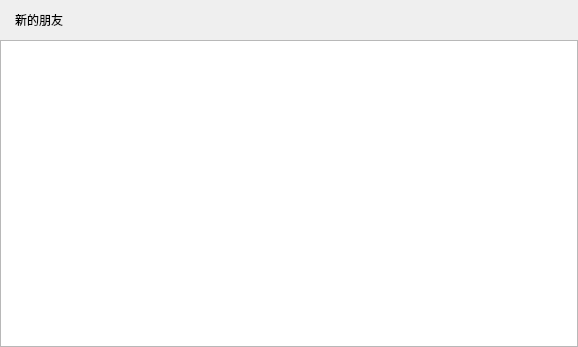
<?xml version="1.0" encoding="UTF-8"?>
<ui version="4.0">
 <class>ApplyFriendPage</class>
 <widget class="QWidget" name="ApplyFriendPage">
  <property name="geometry">
   <rect>
    <x>0</x>
    <y>0</y>
    <width>578</width>
    <height>347</height>
   </rect>
  </property>
  <property name="windowTitle">
   <string>Form</string>
  </property>
  <layout class="QVBoxLayout" name="verticalLayout">
   <property name="spacing">
    <number>0</number>
   </property>
   <property name="leftMargin">
    <number>0</number>
   </property>
   <property name="topMargin">
    <number>0</number>
   </property>
   <property name="rightMargin">
    <number>0</number>
   </property>
   <property name="bottomMargin">
    <number>0</number>
   </property>
   <item>
    <widget class="QWidget" name="friend_apply_widget" native="true">
     <layout class="QHBoxLayout" name="horizontalLayout">
      <property name="spacing">
       <number>0</number>
      </property>
      <property name="leftMargin">
       <number>0</number>
      </property>
      <property name="topMargin">
       <number>0</number>
      </property>
      <property name="rightMargin">
       <number>0</number>
      </property>
      <property name="bottomMargin">
       <number>0</number>
      </property>
      <item>
       <spacer name="horizontalSpacer_2">
        <property name="orientation">
         <enum>Qt::Horizontal</enum>
        </property>
        <property name="sizeType">
         <enum>QSizePolicy::Fixed</enum>
        </property>
        <property name="sizeHint" stdset="0">
         <size>
          <width>15</width>
          <height>20</height>
         </size>
        </property>
       </spacer>
      </item>
      <item>
       <widget class="QLabel" name="friend_apply_label">
        <property name="minimumSize">
         <size>
          <width>0</width>
          <height>40</height>
         </size>
        </property>
        <property name="maximumSize">
         <size>
          <width>16777215</width>
          <height>40</height>
         </size>
        </property>
        <property name="text">
         <string>新的朋友</string>
        </property>
       </widget>
      </item>
      <item>
       <spacer name="horizontalSpacer">
        <property name="orientation">
         <enum>Qt::Horizontal</enum>
        </property>
        <property name="sizeHint" stdset="0">
         <size>
          <width>524</width>
          <height>20</height>
         </size>
        </property>
       </spacer>
      </item>
     </layout>
    </widget>
   </item>
   <item>
    <widget class="QWidget" name="widget_2" native="true">
     <layout class="QVBoxLayout" name="verticalLayout_2">
      <property name="spacing">
       <number>0</number>
      </property>
      <property name="leftMargin">
       <number>0</number>
      </property>
      <property name="topMargin">
       <number>0</number>
      </property>
      <property name="rightMargin">
       <number>0</number>
      </property>
      <property name="bottomMargin">
       <number>0</number>
      </property>
      <item>
       <widget class="ApplyFriendList" name="apply_friend_listWidget"/>
      </item>
     </layout>
    </widget>
   </item>
  </layout>
 </widget>
 <customwidgets>
  <customwidget>
   <class>ApplyFriendList</class>
   <extends>QListWidget</extends>
   <header location="global">applyfriendlist.h</header>
  </customwidget>
 </customwidgets>
 <resources/>
 <connections/>
</ui>
